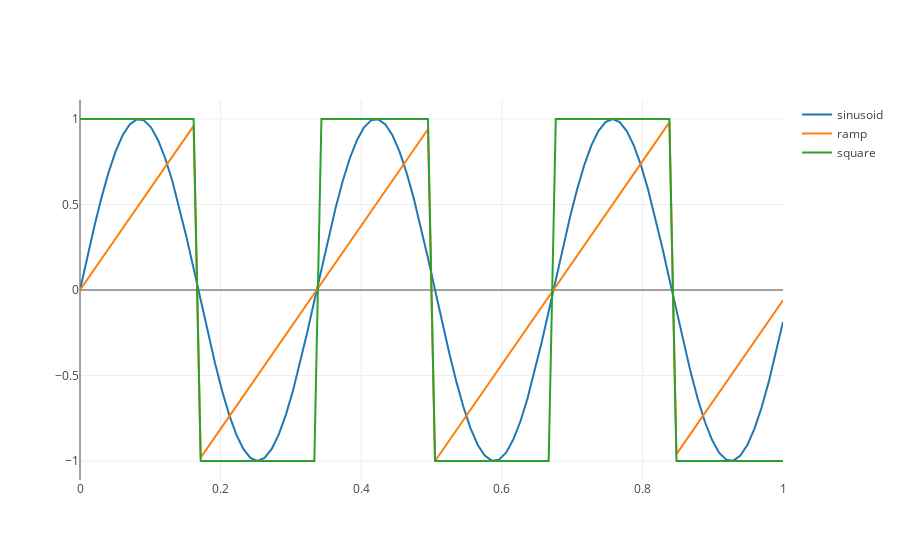

Notebook code cell kept with this figure:
### Code cell
use core::f32::consts::PI;
use num::complex::Complex;

/// fs:      samplerate
/// f:       frequency in hz
/// phi:     starting phase
/// samples: number of samples
fn sinusoid(fs: f32, f: f32, phi: f32, samples: usize) -> Vec<f32> {
    let T = 1. / fs;
    let w = 2. * PI * f;
    
    let mut ys = vec![0.0; samples];
    for (x, y) in ys.iter_mut().enumerate() {
        let x = x as f32;
        *y = (w * x * T + phi).cos();
    } 
    ys
}

fn ramp(fs: f32, f: f32, phi: f32, samples: usize) -> Vec<f32> {
    let T = 1. / fs;
    let w = 2. * f;
    let phi = ((2. * phi) - PI) / (2. * PI);
    
    let mut ys = vec![0.0; samples];    
    for (x, y) in ys.iter_mut().enumerate() {
        let x = x as f32;
        *y = ((w * x * T + phi + 2.) % 2.) - 1.;
    } 
    ys
}

fn square(fs: f32, f: f32, phi: f32, samples: usize) -> Vec<f32> {
    let T = 1. / fs;
    let w = 2. * f;
    let phi = ((2. * phi) - PI) / (2. * PI);
    
    let mut ys = vec![0.0; samples];
    for (x, y) in ys.iter_mut().enumerate() {
        let x = x as f32;
        *y = num::signum(((w * x * T + phi + 2.) % 2.) - 1.);
    } 
    ys
}

let f = 3.;
let phi = -PI / 2.;
let fs = 100.;
let samples = 100;
let t = samples as f32 / fs;

// plot it
// let xs: Vec<f32> = linspace(0., (samples - 1) as f32, samples).collect();
let xs: Vec<f32> = linspace(0., t, samples).collect();

let ys_sinusoid = sinusoid(fs, f, phi, samples);
let ys_ramp = ramp(fs, f, phi, samples);
let ys_square = square(fs, f, phi, samples);

let mut plot = Plot::new();
plot.add_trace(Scatter::new(xs.clone(), ys_sinusoid).mode(Mode::Lines).name("sinusoid"));
plot.add_trace(Scatter::new(xs.clone(), ys_ramp).mode(Mode::Lines).name("ramp"));
plot.add_trace(Scatter::new(xs.clone(), ys_square).mode(Mode::Lines).name("square"));

plot.set_layout(Layout::new().height(200));
plot.lab_display();

// TODO versions with phase accumulator
